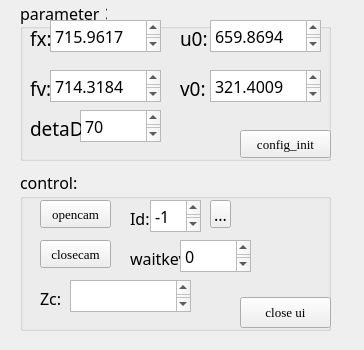
<?xml version="1.0" encoding="UTF-8"?>
<ui version="4.0">
 <class>Calculate_ZcClass</class>
 <widget class="QWidget" name="Calculate_ZcClass">
  <property name="geometry">
   <rect>
    <x>0</x>
    <y>0</y>
    <width>364</width>
    <height>350</height>
   </rect>
  </property>
  <property name="windowTitle">
   <string>Calculate_Zc</string>
  </property>
  <widget class="QGroupBox" name="groupBox">
   <property name="geometry">
    <rect>
     <x>20</x>
     <y>0</y>
     <width>311</width>
     <height>161</height>
    </rect>
   </property>
   <property name="font">
    <font>
     <family>Adobe Arabic</family>
     <pointsize>12</pointsize>
    </font>
   </property>
   <property name="title">
    <string>parameter：</string>
   </property>
   <widget class="QTextEdit" name="fxedt">
    <property name="geometry">
     <rect>
      <x>30</x>
      <y>20</y>
      <width>111</width>
      <height>32</height>
     </rect>
    </property>
    <property name="html">
     <string>&lt;!DOCTYPE HTML PUBLIC &quot;-//W3C//DTD HTML 4.0//EN&quot; &quot;http://www.w3.org/TR/REC-html40/strict.dtd&quot;&gt;
&lt;html&gt;&lt;head&gt;&lt;meta name=&quot;qrichtext&quot; content=&quot;1&quot; /&gt;&lt;style type=&quot;text/css&quot;&gt;
p, li { white-space: pre-wrap; }
&lt;/style&gt;&lt;/head&gt;&lt;body style=&quot; font-family:'Adobe Arabic'; font-size:12pt; font-weight:400; font-style:normal;&quot;&gt;
&lt;p style=&quot; margin-top:0px; margin-bottom:0px; margin-left:0px; margin-right:0px; -qt-block-indent:0; text-indent:0px;&quot;&gt;715.9617&lt;/p&gt;&lt;/body&gt;&lt;/html&gt;</string>
    </property>
   </widget>
   <widget class="QTextEdit" name="u0edt">
    <property name="geometry">
     <rect>
      <x>190</x>
      <y>20</y>
      <width>111</width>
      <height>32</height>
     </rect>
    </property>
    <property name="html">
     <string>&lt;!DOCTYPE HTML PUBLIC &quot;-//W3C//DTD HTML 4.0//EN&quot; &quot;http://www.w3.org/TR/REC-html40/strict.dtd&quot;&gt;
&lt;html&gt;&lt;head&gt;&lt;meta name=&quot;qrichtext&quot; content=&quot;1&quot; /&gt;&lt;style type=&quot;text/css&quot;&gt;
p, li { white-space: pre-wrap; }
&lt;/style&gt;&lt;/head&gt;&lt;body style=&quot; font-family:'Adobe Arabic'; font-size:12pt; font-weight:400; font-style:normal;&quot;&gt;
&lt;p style=&quot; margin-top:0px; margin-bottom:0px; margin-left:0px; margin-right:0px; -qt-block-indent:0; text-indent:0px;&quot;&gt;659.8694&lt;/p&gt;&lt;/body&gt;&lt;/html&gt;</string>
    </property>
   </widget>
   <widget class="QTextEdit" name="fyedt">
    <property name="geometry">
     <rect>
      <x>30</x>
      <y>70</y>
      <width>111</width>
      <height>32</height>
     </rect>
    </property>
    <property name="html">
     <string>&lt;!DOCTYPE HTML PUBLIC &quot;-//W3C//DTD HTML 4.0//EN&quot; &quot;http://www.w3.org/TR/REC-html40/strict.dtd&quot;&gt;
&lt;html&gt;&lt;head&gt;&lt;meta name=&quot;qrichtext&quot; content=&quot;1&quot; /&gt;&lt;style type=&quot;text/css&quot;&gt;
p, li { white-space: pre-wrap; }
&lt;/style&gt;&lt;/head&gt;&lt;body style=&quot; font-family:'Adobe Arabic'; font-size:12pt; font-weight:400; font-style:normal;&quot;&gt;
&lt;p style=&quot; margin-top:0px; margin-bottom:0px; margin-left:0px; margin-right:0px; -qt-block-indent:0; text-indent:0px;&quot;&gt;714.3184&lt;/p&gt;&lt;/body&gt;&lt;/html&gt;</string>
    </property>
   </widget>
   <widget class="QTextEdit" name="v0edt">
    <property name="geometry">
     <rect>
      <x>190</x>
      <y>70</y>
      <width>111</width>
      <height>32</height>
     </rect>
    </property>
    <property name="html">
     <string>&lt;!DOCTYPE HTML PUBLIC &quot;-//W3C//DTD HTML 4.0//EN&quot; &quot;http://www.w3.org/TR/REC-html40/strict.dtd&quot;&gt;
&lt;html&gt;&lt;head&gt;&lt;meta name=&quot;qrichtext&quot; content=&quot;1&quot; /&gt;&lt;style type=&quot;text/css&quot;&gt;
p, li { white-space: pre-wrap; }
&lt;/style&gt;&lt;/head&gt;&lt;body style=&quot; font-family:'Adobe Arabic'; font-size:12pt; font-weight:400; font-style:normal;&quot;&gt;
&lt;p style=&quot; margin-top:0px; margin-bottom:0px; margin-left:0px; margin-right:0px; -qt-block-indent:0; text-indent:0px;&quot;&gt;321.4009&lt;/p&gt;&lt;/body&gt;&lt;/html&gt;</string>
    </property>
   </widget>
   <widget class="QTextEdit" name="detadedt">
    <property name="geometry">
     <rect>
      <x>60</x>
      <y>110</y>
      <width>81</width>
      <height>32</height>
     </rect>
    </property>
    <property name="html">
     <string>&lt;!DOCTYPE HTML PUBLIC &quot;-//W3C//DTD HTML 4.0//EN&quot; &quot;http://www.w3.org/TR/REC-html40/strict.dtd&quot;&gt;
&lt;html&gt;&lt;head&gt;&lt;meta name=&quot;qrichtext&quot; content=&quot;1&quot; /&gt;&lt;style type=&quot;text/css&quot;&gt;
p, li { white-space: pre-wrap; }
&lt;/style&gt;&lt;/head&gt;&lt;body style=&quot; font-family:'Adobe Arabic'; font-size:12pt; font-weight:400; font-style:normal;&quot;&gt;
&lt;p style=&quot; margin-top:0px; margin-bottom:0px; margin-left:0px; margin-right:0px; -qt-block-indent:0; text-indent:0px;&quot;&gt;70&lt;/p&gt;&lt;/body&gt;&lt;/html&gt;</string>
    </property>
   </widget>
   <widget class="QLabel" name="label">
    <property name="geometry">
     <rect>
      <x>10</x>
      <y>30</y>
      <width>31</width>
      <height>16</height>
     </rect>
    </property>
    <property name="font">
     <font>
      <pointsize>14</pointsize>
     </font>
    </property>
    <property name="text">
     <string>fx:</string>
    </property>
   </widget>
   <widget class="QLabel" name="label_2">
    <property name="geometry">
     <rect>
      <x>10</x>
      <y>80</y>
      <width>31</width>
      <height>16</height>
     </rect>
    </property>
    <property name="font">
     <font>
      <pointsize>14</pointsize>
     </font>
    </property>
    <property name="text">
     <string>fy:</string>
    </property>
   </widget>
   <widget class="QLabel" name="label_3">
    <property name="geometry">
     <rect>
      <x>160</x>
      <y>30</y>
      <width>31</width>
      <height>16</height>
     </rect>
    </property>
    <property name="font">
     <font>
      <pointsize>14</pointsize>
     </font>
    </property>
    <property name="text">
     <string>u0:</string>
    </property>
   </widget>
   <widget class="QLabel" name="label_4">
    <property name="geometry">
     <rect>
      <x>160</x>
      <y>80</y>
      <width>31</width>
      <height>16</height>
     </rect>
    </property>
    <property name="font">
     <font>
      <pointsize>14</pointsize>
     </font>
    </property>
    <property name="text">
     <string>v0:</string>
    </property>
   </widget>
   <widget class="QLabel" name="label_5">
    <property name="geometry">
     <rect>
      <x>10</x>
      <y>120</y>
      <width>51</width>
      <height>16</height>
     </rect>
    </property>
    <property name="font">
     <font>
      <pointsize>14</pointsize>
     </font>
    </property>
    <property name="text">
     <string>detaD:</string>
    </property>
   </widget>
   <widget class="QPushButton" name="configbtn">
    <property name="geometry">
     <rect>
      <x>220</x>
      <y>130</y>
      <width>91</width>
      <height>28</height>
     </rect>
    </property>
    <property name="font">
     <font>
      <family>Times New Roman</family>
      <pointsize>10</pointsize>
     </font>
    </property>
    <property name="styleSheet">
     <string notr="true"/>
    </property>
    <property name="text">
     <string>config_init</string>
    </property>
   </widget>
  </widget>
  <widget class="QGroupBox" name="groupBox_2">
   <property name="geometry">
    <rect>
     <x>20</x>
     <y>170</y>
     <width>311</width>
     <height>161</height>
    </rect>
   </property>
   <property name="font">
    <font>
     <family>Adobe Arabic</family>
     <pointsize>12</pointsize>
    </font>
   </property>
   <property name="title">
    <string>control:</string>
   </property>
   <widget class="QPushButton" name="openbtn">
    <property name="geometry">
     <rect>
      <x>20</x>
      <y>30</y>
      <width>71</width>
      <height>28</height>
     </rect>
    </property>
    <property name="font">
     <font>
      <family>Times New Roman</family>
      <pointsize>10</pointsize>
      <weight>50</weight>
      <bold>false</bold>
     </font>
    </property>
    <property name="text">
     <string>opencam</string>
    </property>
   </widget>
   <widget class="QPushButton" name="closebtn">
    <property name="geometry">
     <rect>
      <x>20</x>
      <y>70</y>
      <width>71</width>
      <height>28</height>
     </rect>
    </property>
    <property name="font">
     <font>
      <family>Times New Roman</family>
      <pointsize>10</pointsize>
     </font>
    </property>
    <property name="text">
     <string>closecam</string>
    </property>
   </widget>
   <widget class="QLabel" name="label_6">
    <property name="geometry">
     <rect>
      <x>110</x>
      <y>40</y>
      <width>31</width>
      <height>16</height>
     </rect>
    </property>
    <property name="text">
     <string>Id:</string>
    </property>
   </widget>
   <widget class="QTextEdit" name="Idedt">
    <property name="geometry">
     <rect>
      <x>130</x>
      <y>30</y>
      <width>51</width>
      <height>32</height>
     </rect>
    </property>
    <property name="html">
     <string>&lt;!DOCTYPE HTML PUBLIC &quot;-//W3C//DTD HTML 4.0//EN&quot; &quot;http://www.w3.org/TR/REC-html40/strict.dtd&quot;&gt;
&lt;html&gt;&lt;head&gt;&lt;meta name=&quot;qrichtext&quot; content=&quot;1&quot; /&gt;&lt;style type=&quot;text/css&quot;&gt;
p, li { white-space: pre-wrap; }
&lt;/style&gt;&lt;/head&gt;&lt;body style=&quot; font-family:'Adobe Arabic'; font-size:12pt; font-weight:400; font-style:normal;&quot;&gt;
&lt;p style=&quot; margin-top:0px; margin-bottom:0px; margin-left:0px; margin-right:0px; -qt-block-indent:0; text-indent:0px;&quot;&gt;-1&lt;/p&gt;&lt;/body&gt;&lt;/html&gt;</string>
    </property>
   </widget>
   <widget class="QToolButton" name="toolbtn">
    <property name="geometry">
     <rect>
      <x>190</x>
      <y>30</y>
      <width>21</width>
      <height>28</height>
     </rect>
    </property>
    <property name="text">
     <string>...</string>
    </property>
   </widget>
   <widget class="QTextEdit" name="zcedt">
    <property name="geometry">
     <rect>
      <x>50</x>
      <y>110</y>
      <width>121</width>
      <height>32</height>
     </rect>
    </property>
   </widget>
   <widget class="QLabel" name="label_7">
    <property name="geometry">
     <rect>
      <x>20</x>
      <y>120</y>
      <width>31</width>
      <height>16</height>
     </rect>
    </property>
    <property name="text">
     <string>Zc:</string>
    </property>
   </widget>
   <widget class="QLabel" name="label_8">
    <property name="geometry">
     <rect>
      <x>110</x>
      <y>80</y>
      <width>51</width>
      <height>16</height>
     </rect>
    </property>
    <property name="text">
     <string>waitkey:</string>
    </property>
   </widget>
   <widget class="QTextEdit" name="waitedt">
    <property name="geometry">
     <rect>
      <x>160</x>
      <y>70</y>
      <width>71</width>
      <height>32</height>
     </rect>
    </property>
    <property name="html">
     <string>&lt;!DOCTYPE HTML PUBLIC &quot;-//W3C//DTD HTML 4.0//EN&quot; &quot;http://www.w3.org/TR/REC-html40/strict.dtd&quot;&gt;
&lt;html&gt;&lt;head&gt;&lt;meta name=&quot;qrichtext&quot; content=&quot;1&quot; /&gt;&lt;style type=&quot;text/css&quot;&gt;
p, li { white-space: pre-wrap; }
&lt;/style&gt;&lt;/head&gt;&lt;body style=&quot; font-family:'Adobe Arabic'; font-size:12pt; font-weight:400; font-style:normal;&quot;&gt;
&lt;p style=&quot; margin-top:0px; margin-bottom:0px; margin-left:0px; margin-right:0px; -qt-block-indent:0; text-indent:0px;&quot;&gt;0&lt;/p&gt;&lt;/body&gt;&lt;/html&gt;</string>
    </property>
   </widget>
   <widget class="QPushButton" name="pushButton">
    <property name="geometry">
     <rect>
      <x>220</x>
      <y>127</y>
      <width>91</width>
      <height>31</height>
     </rect>
    </property>
    <property name="font">
     <font>
      <family>Times New Roman</family>
      <pointsize>10</pointsize>
     </font>
    </property>
    <property name="text">
     <string>close ui</string>
    </property>
   </widget>
  </widget>
 </widget>
 <layoutdefault spacing="6" margin="11"/>
 <resources>
  <include location="Calculate_Zc.qrc"/>
 </resources>
 <connections>
  <connection>
   <sender>openbtn</sender>
   <signal>clicked()</signal>
   <receiver>Calculate_ZcClass</receiver>
   <slot>opencam_clicked()</slot>
   <hints>
    <hint type="sourcelabel">
     <x>299</x>
     <y>46</y>
    </hint>
    <hint type="destinationlabel">
     <x>310</x>
     <y>164</y>
    </hint>
   </hints>
  </connection>
  <connection>
   <sender>closebtn</sender>
   <signal>clicked()</signal>
   <receiver>Calculate_ZcClass</receiver>
   <slot>closecam_clicked()</slot>
   <hints>
    <hint type="sourcelabel">
     <x>319</x>
     <y>84</y>
    </hint>
    <hint type="destinationlabel">
     <x>445</x>
     <y>164</y>
    </hint>
   </hints>
  </connection>
  <connection>
   <sender>toolbtn</sender>
   <signal>clicked()</signal>
   <receiver>Calculate_ZcClass</receiver>
   <slot>getdir_clicked()</slot>
   <hints>
    <hint type="sourcelabel">
     <x>450</x>
     <y>41</y>
    </hint>
    <hint type="destinationlabel">
     <x>499</x>
     <y>58</y>
    </hint>
   </hints>
  </connection>
  <connection>
   <sender>pushButton</sender>
   <signal>clicked()</signal>
   <receiver>Calculate_ZcClass</receiver>
   <slot>closeui_clicked()</slot>
   <hints>
    <hint type="sourcelabel">
     <x>304</x>
     <y>315</y>
    </hint>
    <hint type="destinationlabel">
     <x>346</x>
     <y>303</y>
    </hint>
   </hints>
  </connection>
  <connection>
   <sender>configbtn</sender>
   <signal>clicked()</signal>
   <receiver>Calculate_ZcClass</receiver>
   <slot>Config_init()</slot>
   <hints>
    <hint type="sourcelabel">
     <x>314</x>
     <y>142</y>
    </hint>
    <hint type="destinationlabel">
     <x>351</x>
     <y>193</y>
    </hint>
   </hints>
  </connection>
 </connections>
 <slots>
  <slot>opencam_clicked()</slot>
  <slot>closecam_clicked()</slot>
  <slot>getdir_clicked()</slot>
  <slot>closeui_clicked()</slot>
  <slot>Config_init()</slot>
 </slots>
</ui>
